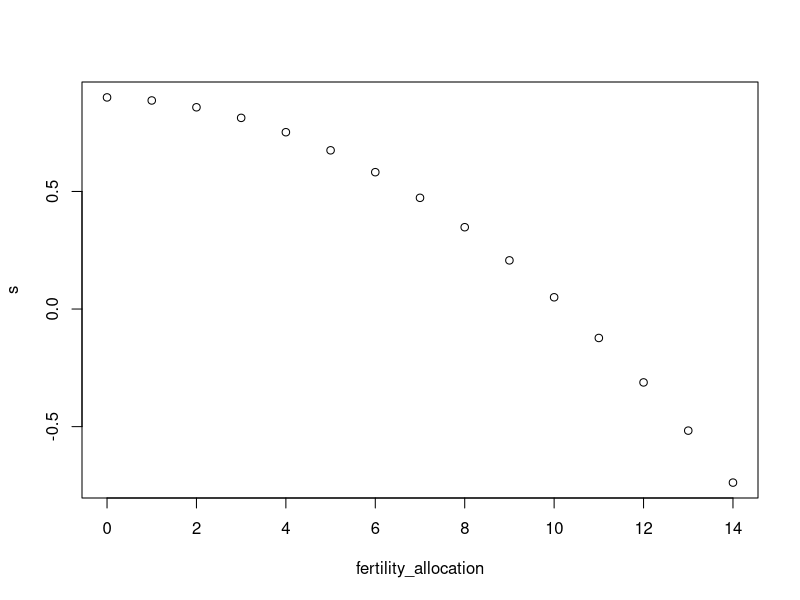
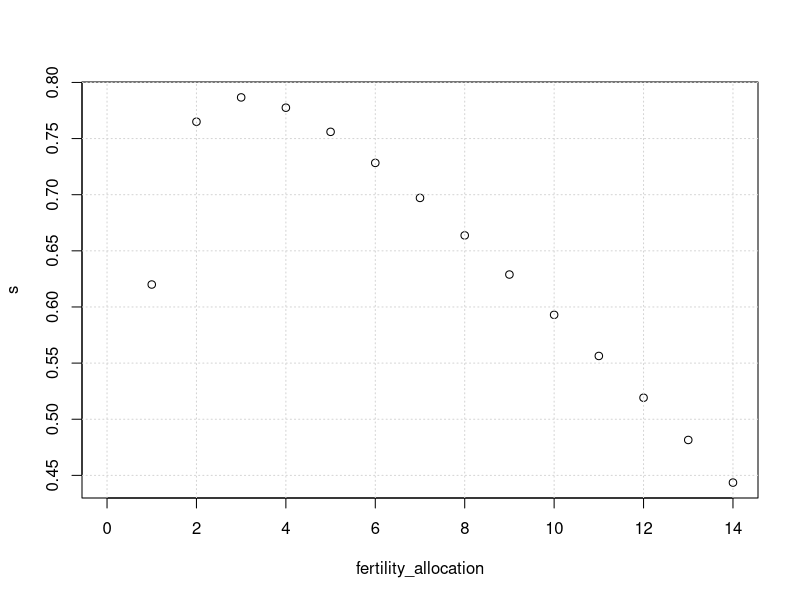
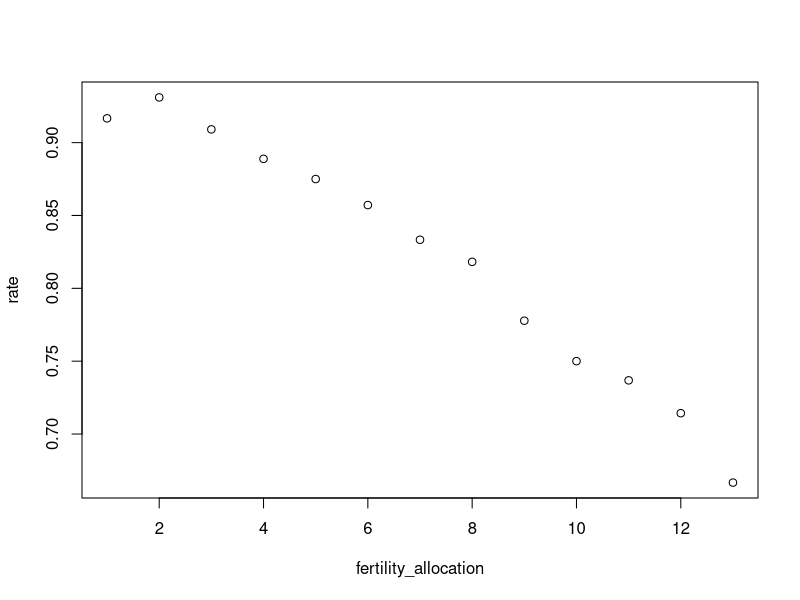
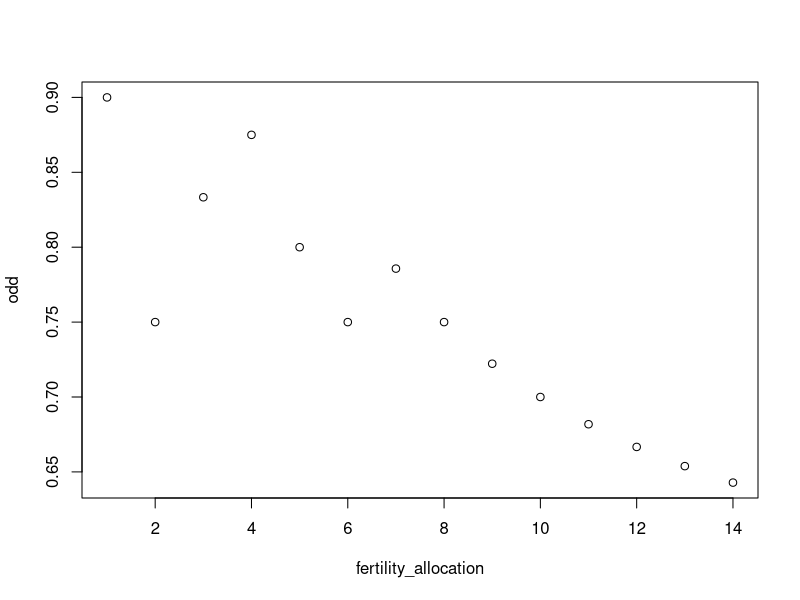

These charts were generated, in order, by the following R code: (Note: this script raises an error after producing the figures.)
# this script visualize the relationship between offspring survival (success/rate) and fertility allocation # nolint

rm(list = ls())

# parameters
max_num_offspring <- 14
fertility_allocation <- seq(0, 14)
survival_birth <- 0.95
death_birth <- 1 - survival_birth

# option 1: death rate as a linear function of fertility allocation
# death_rate <- (1 - survival_birth) + survival_birth * fertility_allocation / max_num_offspring # nolintr

# option 2: death rate as a concave function of fertility allocation
death_rate <- 1 - survival_birth ^ fertility_allocation

# option 3:
s <- 0.9 - 0.005 * fertility_allocation - 0.008 * fertility_allocation^2

plot(s ~ fertility_allocation)


# Option 4:
fertility_allocation <- seq(0, 14)
s <- -0.99 + 1.23 * fertility_allocation - 0.06 * fertility_allocation^2

s <- -0.37 + 1.03 * fertility_allocation - 0.04 * fertility_allocation^2

s <- s / fertility_allocation

plot(s ~ fertility_allocation)
grid()


# Option 5:
odd <- c(12, 14.5, 11, 9, 8, 7, 6, 5.5, 4.5, 4, 3.8, 3.5, 3)
rate <- 1 - (1 / odd)
fertility_allocation <- seq(1, 13)

lm(rate ~ fertility_allocation + I(fertility_allocation ^ 2))
plot(rate ~ fertility_allocation)

fertility_allocation <- seq(1, 14)
odd <- c(0.9, 1.5, 2.5, 3.5, 4, 4.5, 5.5, 6, 6.5, 7, 7.5, 8, 8.5, 9)
odd <- odd/fertility_allocation
plot(odd ~ fertility_allocation)

# 6
hazard <- 0.5
f <- seq(0, 15)
s02 <- exp(0.2 * (-f/15))
s05 <- exp(hazard * (-f/15))
s10 <- exp(1 * (-f/15))

# pdf(file="./figures/survival_rates.pdf", width = 6, height = 4.3)
pdf(file="./figures/survival_rates.pdf")
# plot(s02 ~ f, type = "l", lty=1, main = "Per Kid Survival Rate Decreases with Parent Fertility", xlab = "Fertility", ylab = "Survival Rate for Each Child (rs)", ylim=c(0, 1))
plot(s02 ~ f, type = "l", lty=1, main = "Per Kid Survival Rate Decreases with Parent Fertility", xlab = expression('Fertility  f'[i]), ylab = expression('Survival Rate for Each Child  r'[s]), ylim=c(0, 1))
lines(s05 ~ f, type = "l", lty=2)
lines(s10 ~ f, type = "l", lty=4, lwd=1.5)
grid(col = "gray", lty = "dotted")
legend(12, 0.2, legend=c("0.2", "0.5", "1"), col=c("black", "black", "black"), lty=c(1,2,4), cex=0.8, text.font=2, title="Hazard Level")
dev.off()


# # pdf(file="./figures/survived_offspring.pdf")
# # plot(s02 ~ f, type = "l", lty=1, main = "Per Kid Survival Rate Decreases with Parent Fertility", xlab = "Fertility", ylab = "Survival Rate for Each Child (rs)", ylim=c(0, 1))
# plot(s02*f ~ f, type = "l", lty=1, main = "Per Kid Survival Rate Decreases with Parent Fertility", xlab = expression('Fertility  f'[i]), ylab = expression('Survived Offspring n'[i]))
# lines(s05*f ~ f, type = "l", lty=2)
# lines(s10*f ~ f, type = "l", lty=4, lwd=1.5)
# grid(col = "gray", lty = "dotted")
# legend(0.5, 12, legend=c("0.2", "0.5", "1"), col=c("black", "black", "black"), lty=c(1,2,4), cex=0.8, text.font=2, title="Hazard Level")
# # dev.off()


grid()
plot((s * f) ~ f)
grid()

# plot the relationship
# pdf(file = "./figures/density_dependent_death.pdf")
plot(death_rate ~ fertility_allocation, type = "l", xlab = "Fertility Allocation", ylab = "Death Rate", main = "Density-Dependent Death Rate", ylim = c(0, 1))
points(death_rate ~ fertility_allocation, pch = 19)
grid(col = "gray", lty = "dotted")
# dev.off()

# compare effects of different survival rates
# survival_birth <- seq(0, 1, 0.1)
# for (s in survival_birth) {
#    death_rate <- 1 - s ^ fertility_allocation
#    lines(death_rate ~ fertility_allocation, lty = s * 10)
# }